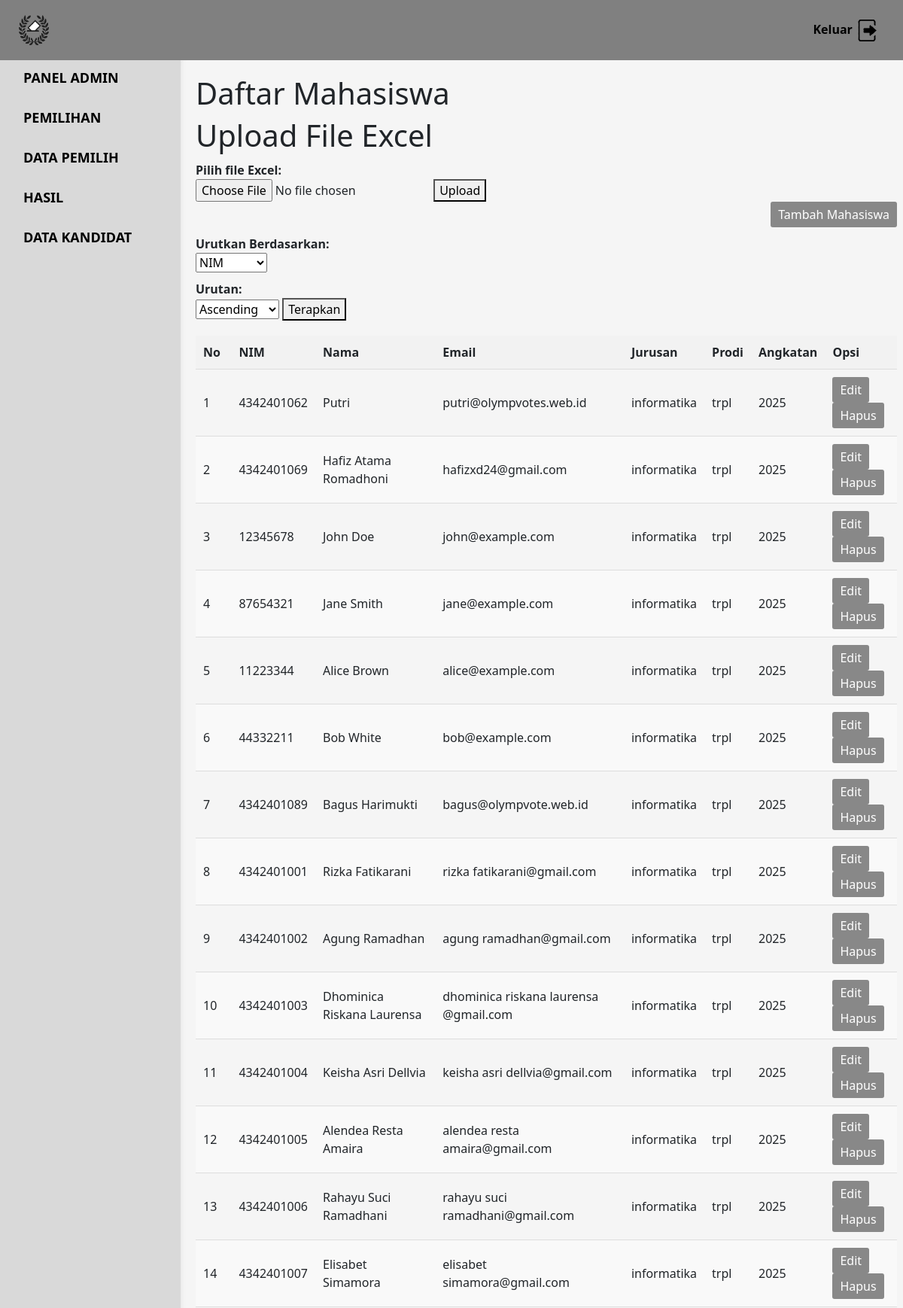
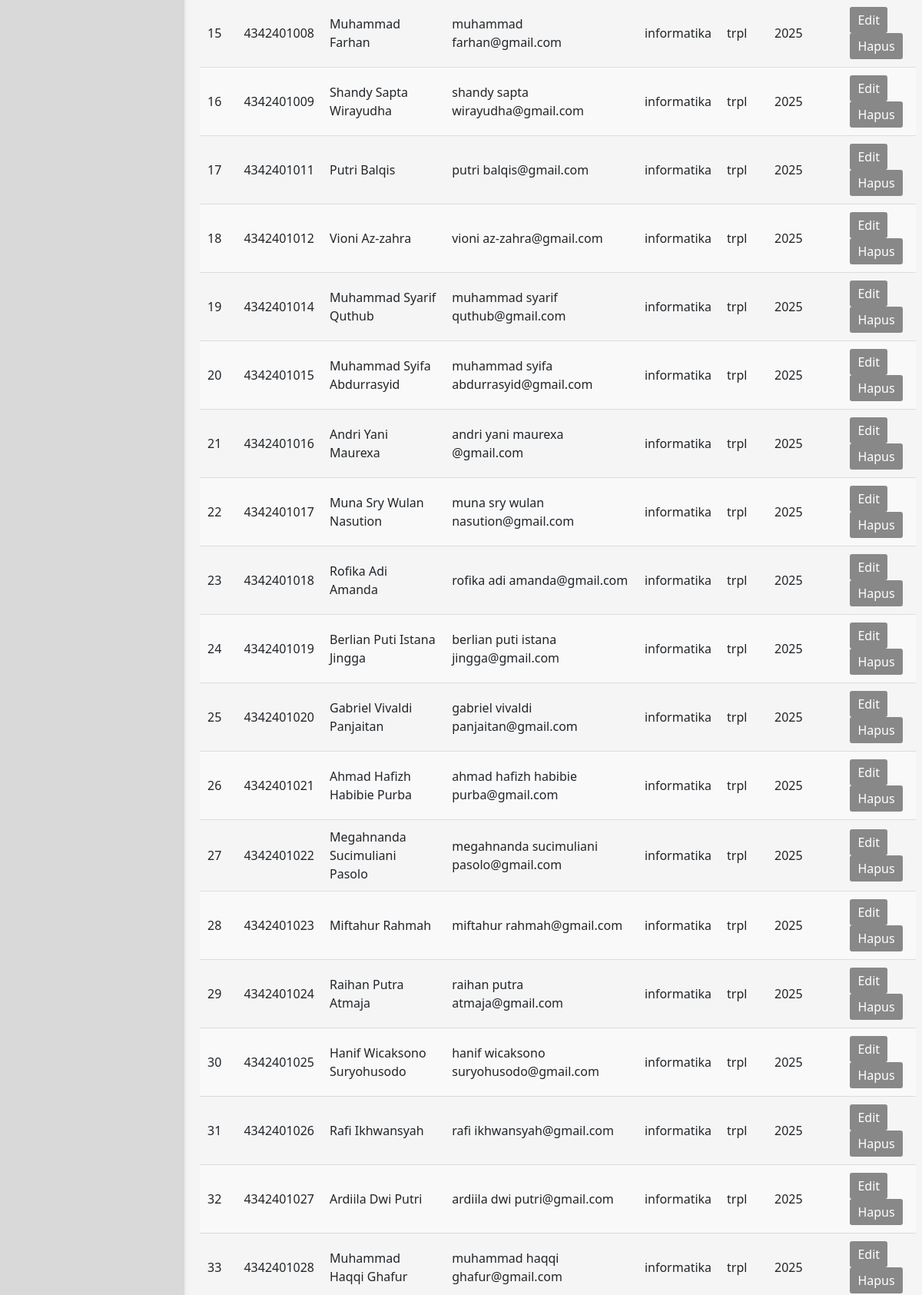
/admin/pemilih.php (upper part), run on the app's committed database (2 pictures, top to bottom).
### tables this page shows
CREATE TABLE `pemilih` (
  `Id_pemilih` int(11) NOT NULL,
  `nim` varchar(12) DEFAULT NULL,
  `nama` varchar(100) NOT NULL,
  `katasandi` varchar(250) NOT NULL,
  `email` varchar(50) NOT NULL,
  `jurusan` int(10) NOT NULL,
  `prodi` int(11) DEFAULT NULL,
  `angkatan` int(11) NOT NULL
);

CREATE TABLE `jurusan` (
  `id_jurusan` int(10) NOT NULL,
  `nama_jurusan` varchar(25) NOT NULL
);

CREATE TABLE `prodi` (
  `id_prodi` int(10) NOT NULL,
  `prodi` varchar(50) NOT NULL,
  `id_jurusan` int(11) NOT NULL
);

### admin/pemilih.php (the view, shortened to what this page needs)
<!DOCTYPE html>
<html lang="en">
<head>
    <link rel="stylesheet" href="../css/bootstrap.min.css">
    <link rel="stylesheet" href="adminpanels.css">
</head>
<body>
    <nav id="sidebarMenu" class="collapse d-lg-block sidebar collapse">
      <div class="position-sticky">
        <div class="list-group list-group-flush mx-3 mt-4">
        <div class="judul-panel">PANEL ADMIN</div>
          <a href="event.php" class="list-group-item list-group-item-action py-2 ripple active" id="eventLink">
            <span>PEMILIHAN</span>
          </a>
          <a href="pemilih.php" class="list-group-item list-group-item-action py-2 ripple" id="pemilihLink">
            <span>DATA PEMILIH</span>
          </a>
          <a href="hasil.php" class="list-group-item list-group-item-action py-2 ripple" id="hasilLink">
            <span>HASIL</span>
          </a>
          <a href="kandidat.php" class="list-group-item list-group-item-action py-2 ripple" id="kandidatLink">
            <span>DATA KANDIDAT</span>
          </a>
        </div>
      </div>
    </nav>
    <nav class="navbar navbar-expand-sm custom-navbar sticky-top">
        <a class="navbar-brand">
            <img src="../img/logo.png" alt="Logo">
        </a>
        <div class="collapse navbar-collapse w-100" id="navbarNav">
            <ul class="navbar-nav ms-auto">
                <li class="nav-item">
                    <a class="nav-link" action="logout.php" name="logout" href="logout.php?logout=true">
                        Keluar
                    <img src="../img/logout.png" alt="Logout Icon">
                    </a>
                </li>
            </ul>
        </div>
    </nav>
    <div class="container container-form container-data" id="pemilihForm">
        <h1>Daftar Mahasiswa</h1>
        <h1>Upload File Excel</h1>
    <form action="aksi.php" method="POST" enctype="multipart/form-data">
        <label for="excel_file">Pilih file Excel:</label>
        <input type="file" name="excel_file" id="excel_file" required>
        <button type="submit">Upload</button>
    </form>
        <div class="btn-container">
            <button class="btn-data" id="tambahMahasiswaBtn">Tambah Mahasiswa</button>
        </div>
        <div style="margin-bottom: 20px;">
            <label for="filterField">Urutkan Berdasarkan:</label>
            <select id="filterField">
                <option value="nim">NIM</option>
            </select>
            <label for="filterOrder">Urutan:</label>
            <select id="filterOrder">
                <option value="ASC">Ascending</option>
            </select>
            <button id="applyFilter">Terapkan</button>
        </div>
        <table class="data-table">
            <thead>
                <tr>
                    <th>No</th>
                    <th>NIM</th>
                    <th>Nama</th>
                    <th>Email</th>
                    <th>Jurusan</th>
                    <th>Prodi</th>
                    <th>Angkatan</th>
                    <th>Opsi</th>
                </tr>
            </thead>
            <tbody id="mahasiswaTableBody">
                <?php
                    include '../connect.php';
                    $no = 1;
                    $ambildataMhs = "
                    SELECT pemilih.*, prodi.prodi, jurusan.nama_jurusan,
                    CASE
                        WHEN pemilih.angkatan = 0 OR pemilih.angkatan IS NULL THEN DATE_FORMAT(CURRENT_DATE, '%Y')
                        ELSE pemilih.angkatan
                    END as angkatan
                    FROM pemilih
                    LEFT JOIN prodi ON pemilih.prodi = prodi.id_prodi
                    LEFT JOIN jurusan ON prodi.id_jurusan = jurusan.id_jurusan";
                    $resultMhs = $conn->query($ambildataMhs);
                    if ($resultMhs->num_rows > 0) {
                        while ($row = $resultMhs->fetch_assoc()) {
                            echo "<tr>";
                            echo "<td>" . $no++ . "</td>";
                            echo "<td>" . htmlspecialchars($row['nim'] ?? 'Tidak ada data') . "</td>";
                            echo "<td>" . htmlspecialchars($row['nama'] ?? 'Tidak ada data') . "</td>";
                            echo "<td>" . htmlspecialchars($row['email'] ?? 'Tidak ada data') . "</td>";
                            echo "<td>" . htmlspecialchars($row['nama_jurusan'] ?? 'Tidak ada data') . "</td>";
                            echo "<td>" . htmlspecialchars($row['prodi'] ?? 'Tidak ada data') . "</td>";
                            echo "<td>" . htmlspecialchars($row['angkatan'] ?? 'Tidak ada data') . "</td>";
                            echo "<td>
                                    <form method='POST' action='edit_mahasiswa.php' style='display:inline;'>
                                        <input type='hidden' name='nim' value='" . htmlspecialchars($row['nim'] ?? '') . "'>
                                        <button type='submit' class='btn-data'>Edit</button>
                                    </form>
                                    <form method='POST' action='hapus_mahasiswa.php' style='display:inline;' onsubmit='return confirm(\"Yakin ingin menghapus?\");'>
                                        <input type='hidden' name='nim' value='" . htmlspecialchars($row['nim'] ?? '') . "'>
                                        <button type='submit' class='btn-data'>Hapus</button>
                                    </form>
                                </td>";
                            echo "</tr>";
                        }
                    } else {
                        echo "<tr><td colspan='8'>Tidak ada data.</td></tr>";
                    }
                ?>
            </tbody>
        </table>
    </div>
</body>
</html>

### admin/adminpanels.css (style rules this page uses)
body { background-color: #fbfbfb; }
.sidebar { background-color: #d9d9d9; }
.navbar { height: 80px; padding-left: 25px; padding-right: 25px; }
.custom-navbar { background-color: #808080; }
.navbar-brand img { width: 40px; height: 40px; }
.navbar-nav .nav-link { color: #000; font-weight: bold; font-size: 16px; }
.sidebar { position: fixed; top: 0; bottom: 0; left: 0; padding: 58px 0 0; box-shadow: 0 2px 5px 0 rgb(0 0 0 / 5%), 0 2px 10px 0 rgb(0 0 0 / 5%); width: 240px; z-index: 600; }
.sidebar .list-group-item { font-weight: bold; font-size: 18px; background-color: #d9d9d9; border: none; color: black; margin-bottom: 10px; padding: 15px; }
.judul-panel { font-weight: bold; font-size: 18px; background-color: #d9d9d9; border: none; color: black; margin-bottom: 10px; padding: 8px 15px; }
.container { margin-left: 240px; padding-top: 80px; padding-bottom: 20px; }
.container-form { width: 81%; background-color: #f5f5f5; padding: 20px; border-radius: 8px; box-shadow: 0 0 10px rgba(0, 0, 0, 0.1); }
label { display: block; margin-top: 10px; font-weight: bold; }
.data-table { width: 100%; border-collapse: collapse; }
.data-table th, .data-table td { padding: 10px; text-align: left; border-bottom: 1px solid #ddd; }
.data-table th { background-color: #f2f2f2; }
.data-table tr:nth-child(even) { background-color: #f9f9f9; }
.btn-data { background-color: #888; color: white; padding: 5px 10px; text-decoration: none; border: none; border-radius: 3px; cursor: pointer; }
.btn-container { text-align: right; margin-bottom: 10px; }
.container-form { position: relative; }

### data on the page
pemilih: nim "4342401062", nama "Putri", email "putri@olympvotes.web.id", jurusan.nama_jurusan "informatika", prodi.prodi "trpl", angkatan "2025"
pemilih: nim "4342401069", nama "Hafiz Atama Romadhoni", email "hafizxd24@gmail.com", jurusan.nama_jurusan "informatika", prodi.prodi "trpl", angkatan "2025"
pemilih: nim "12345678", nama "John Doe", email "john@example.com", jurusan.nama_jurusan "informatika", prodi.prodi "trpl", angkatan "2025"
pemilih: nim "87654321", nama "Jane Smith", email "jane@example.com", jurusan.nama_jurusan "informatika", prodi.prodi "trpl", angkatan "2025"
pemilih: nim "11223344", nama "Alice Brown", email "alice@example.com", jurusan.nama_jurusan "informatika", prodi.prodi "trpl", angkatan "2025"
pemilih: nim "44332211", nama "Bob White", email "bob@example.com", jurusan.nama_jurusan "informatika", prodi.prodi "trpl", angkatan "2025"
pemilih: nim "4342401089", nama "Bagus Harimukti", email "bagus@olympvote.web.id", jurusan.nama_jurusan "informatika", prodi.prodi "trpl", angkatan "2025"
pemilih: nim "4342401001", nama "Rizka Fatikarani", email "rizka fatikarani@gmail.com", jurusan.nama_jurusan "informatika", prodi.prodi "trpl", angkatan "2025"
pemilih: nim "4342401002", nama "Agung Ramadhan", email "agung ramadhan@gmail.com", jurusan.nama_jurusan "informatika", prodi.prodi "trpl", angkatan "2025"
pemilih: nim "4342401003", nama "Dhominica Riskana Laurensa", email "dhominica riskana laurensa @gmail.com", jurusan.nama_jurusan "informatika", prodi.prodi "trpl", angkatan "2025"
pemilih: nim "4342401004", nama "Keisha Asri Dellvia", email "keisha asri dellvia@gmail.com", jurusan.nama_jurusan "informatika", prodi.prodi "trpl", angkatan "2025"
pemilih: nim "4342401005", nama "Alendea Resta Amaira", email "alendea resta amaira@gmail.com", jurusan.nama_jurusan "informatika", prodi.prodi "trpl", angkatan "2025"
pemilih: nim "4342401006", nama "Rahayu Suci Ramadhani", email "rahayu suci ramadhani@gmail.com", jurusan.nama_jurusan "informatika", prodi.prodi "trpl", angkatan "2025"
pemilih: nim "4342401007", nama "Elisabet Simamora", email "elisabet simamora@gmail.com", jurusan.nama_jurusan "informatika", prodi.prodi "trpl", angkatan "2025"
pemilih: nim "4342401008", nama "Muhammad Farhan", email "muhammad farhan@gmail.com", jurusan.nama_jurusan "informatika", prodi.prodi "trpl", angkatan "2025"
pemilih: nim "4342401009", nama "Shandy Sapta Wirayudha", email "shandy sapta wirayudha@gmail.com", jurusan.nama_jurusan "informatika", prodi.prodi "trpl", angkatan "2025"
pemilih: nim "4342401011", nama "Putri Balqis", email "putri balqis@gmail.com", jurusan.nama_jurusan "informatika", prodi.prodi "trpl", angkatan "2025"
pemilih: nim "4342401012", nama "Vioni Az-zahra", email "vioni az-zahra@gmail.com", jurusan.nama_jurusan "informatika", prodi.prodi "trpl", angkatan "2025"
pemilih: nim "4342401014", nama "Muhammad Syarif Quthub", email "muhammad syarif quthub@gmail.com", jurusan.nama_jurusan "informatika", prodi.prodi "trpl", angkatan "2025"
pemilih: nim "4342401015", nama "Muhammad Syifa Abdurrasyid", email "muhammad syifa abdurrasyid@gmail.com", jurusan.nama_jurusan "informatika", prodi.prodi "trpl", angkatan "2025"
pemilih: nim "4342401016", nama "Andri Yani Maurexa", email "andri yani maurexa @gmail.com", jurusan.nama_jurusan "informatika", prodi.prodi "trpl", angkatan "2025"
pemilih: nim "4342401017", nama "Muna Sry Wulan Nasution", email "muna sry wulan nasution@gmail.com", jurusan.nama_jurusan "informatika", prodi.prodi "trpl", angkatan "2025"
pemilih: nim "4342401018", nama "Rofika Adi Amanda", email "rofika adi amanda@gmail.com", jurusan.nama_jurusan "informatika", prodi.prodi "trpl", angkatan "2025"
pemilih: nim "4342401019", nama "Berlian Puti Istana Jingga", email "berlian puti istana jingga@gmail.com", jurusan.nama_jurusan "informatika", prodi.prodi "trpl", angkatan "2025"
pemilih: nim "4342401020", nama "Gabriel Vivaldi Panjaitan", email "gabriel vivaldi panjaitan@gmail.com", jurusan.nama_jurusan "informatika", prodi.prodi "trpl", angkatan "2025"
pemilih: nim "4342401021", nama "Ahmad Hafizh Habibie Purba", email "ahmad hafizh habibie purba@gmail.com", jurusan.nama_jurusan "informatika", prodi.prodi "trpl", angkatan "2025"
pemilih: nim "4342401022", nama "Megahnanda Sucimuliani Pasolo", email "megahnanda sucimuliani pasolo@gmail.com", jurusan.nama_jurusan "informatika", prodi.prodi "trpl", angkatan "2025"
pemilih: nim "4342401023", nama "Miftahur Rahmah", email "miftahur rahmah@gmail.com", jurusan.nama_jurusan "informatika", prodi.prodi "trpl", angkatan "2025"
pemilih: nim "4342401024", nama "Raihan Putra Atmaja", email "raihan putra atmaja@gmail.com", jurusan.nama_jurusan "informatika", prodi.prodi "trpl", angkatan "2025"
pemilih: nim "4342401025", nama "Hanif Wicaksono Suryohusodo", email "hanif wicaksono suryohusodo@gmail.com", jurusan.nama_jurusan "informatika", prodi.prodi "trpl", angkatan "2025"
pemilih: nim "4342401026", nama "Rafi Ikhwansyah", email "rafi ikhwansyah@gmail.com", jurusan.nama_jurusan "informatika", prodi.prodi "trpl", angkatan "2025"
pemilih: nim "4342401027", nama "Ardiila Dwi Putri", email "ardiila dwi putri@gmail.com", jurusan.nama_jurusan "informatika", prodi.prodi "trpl", angkatan "2025"
pemilih: nim "4342401028", nama "Muhammad Haqqi Ghafur", email "muhammad haqqi ghafur@gmail.com", jurusan.nama_jurusan "informatika", prodi.prodi "trpl", angkatan "2025"
